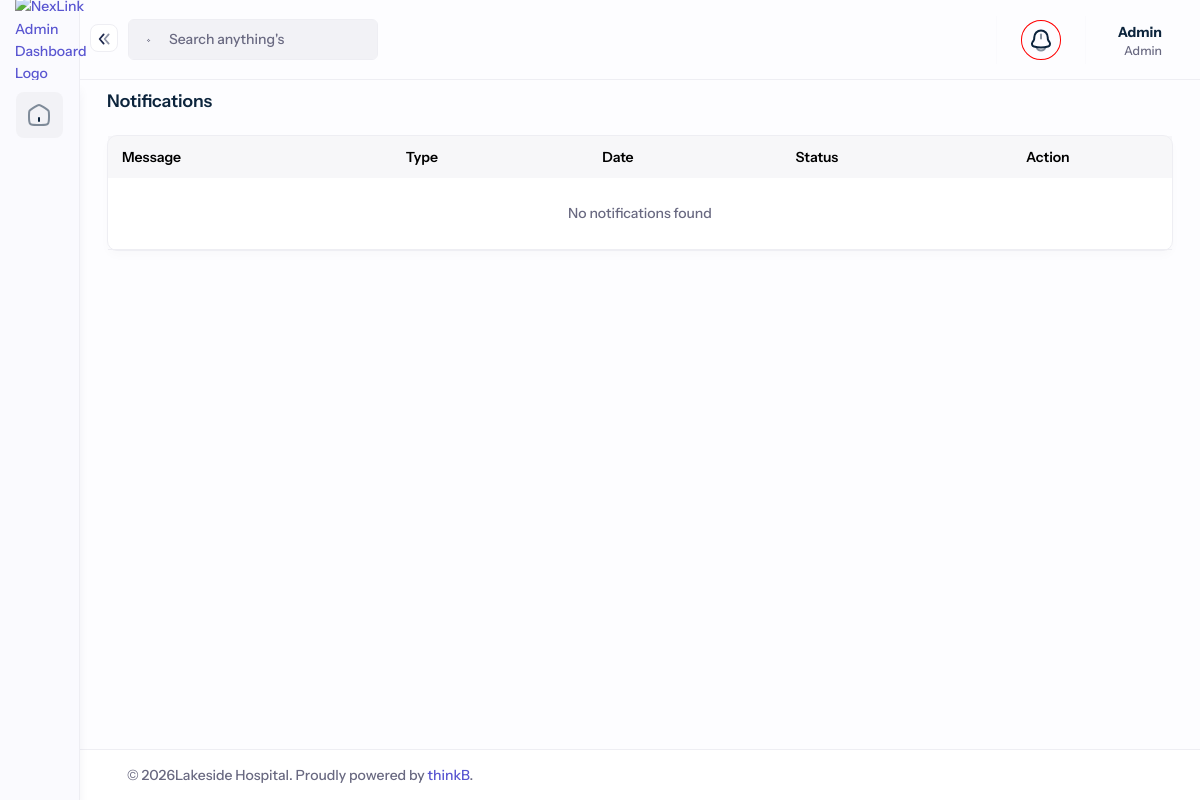
Page /account/notifications/ (signed in) on the earlier database version.
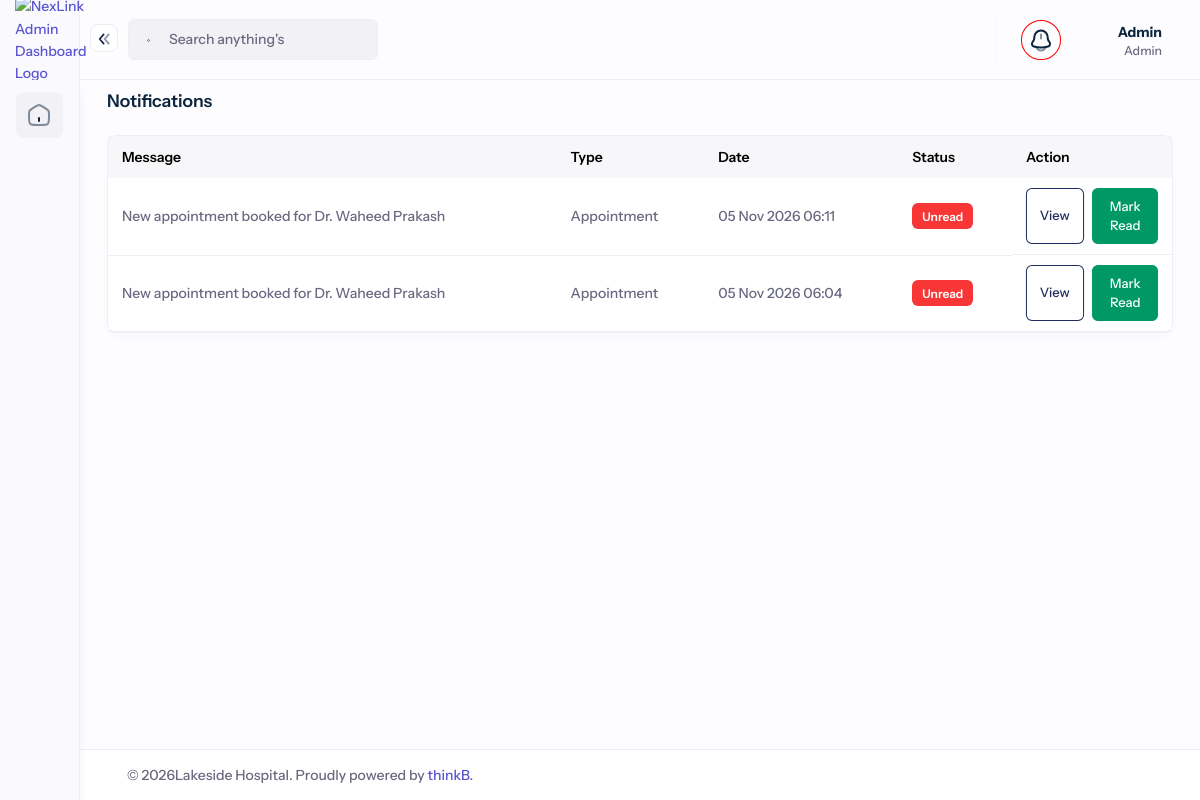
Same page on the later database version.
### core/models.py (models this page shows, shortened)
class Notification(models.Model):
    message = models.TextField()
    created_at = models.DateTimeField(default=timezone.now)
    read_status = models.BooleanField(default=False)
    redirection_url = models.CharField(max_length=200, blank=True, null=True)
    type = models.CharField(max_length=200, default='appointment')
    object_id = models.PositiveIntegerField(default=1)
    is_alarmed = models.BooleanField(default=False)  # New field
    first_read_by = models.ForeignKey(User, related_name='first_read_notifications', null=True, blank=True, on_delete=models.SET_NULL)  # New field

### core/views.py (the view)
# urls.py: path('account/notifications/', notifications_list, name='notifications_list'),
@login_required(login_url='login')
def notifications_list(request):
    notifications = Notification.objects.all().order_by('-created_at')
    return render(request, "backend/notifications.html", {
        "notifications": notifications
    })

### core/context_processors.py (called while the page is built)
def cart_context(request):
    cart_count = 0
    if request.user.is_authenticated:
        try:
            cart = request.user.customer_profile.cart
            cart_count = cart.total_items
        except Exception:
            cart_count = 0
    return {
        'cart_count': cart_count,
    }

### core/models.py (called while the page is built)
    @property
    def total_items(self):
        return sum(item.quantity for item in self.items.all())

### core/templatetags/role_tags.py (called while the page is built)
@register.filter
def has_role(user, roles):
    return getattr(user.summary, 'role', None) in roles.split(',')

### templates/backend/notifications.html (shortened to what this page needs)
{% extends 'backend/base.html' %}
{% block content %}
  <div class="app-page-head d-flex justify-content-between align-items-center">
    <h5 class="mb-0">Notifications</h5>
  </div>
  <div class="row mt-3">
    <div class="col-xxl-12">
      <div class="card">
        <div class="card-body p-0">
          <div class="table-responsive">
            <table class="table table-hover align-middle mb-0">
              <thead class="table-light">
                <tr>
                  <th>Message</th>
                  <th>Type</th>
                  <th>Date</th>
                  <th>Status</th>
                  <th width="160">Action</th>
                </tr>
              </thead>
              <tbody>
                {% for notification in notifications %}
                  <tr class="{% if not notification.read_status %} {% endif %}">
                    <td>{{ notification.message }}</td>
                    <td>{{ notification.type|title }}</td>
                    <td>{{ notification.created_at|date:'d M Y H:i' }}</td>
                    <td>
                      {% if notification.read_status %}
                        <span class="badge bg-success">Read</span>
                      {% else %}
                        <span class="badge bg-danger">Unread</span>
                      {% endif %}
                    </td>
                    <td class="d-flex gap-2">
                      {% if notification.redirection_url %}
                        <a href="{{ notification.redirection_url }}" class="d-flex justify-content-center align-items-center btn btn-sm btn-outline-primary">View</a>
                      {% endif %}
                      {% if not notification.read_status %}
                        <a href="{% url 'mark_notification_read' notification.id %}" class="btn btn-sm btn-success">Mark Read</a>
                      {% endif %}
                    </td>
                  </tr>
                {% empty %}
                  <tr>
                    <td colspan="5" class="text-center py-4">No notifications found</td>
                  </tr>
                {% endfor %}
              </tbody>
            </table>
          </div>
        </div>
      </div>
    </div>
  </div>
{% endblock %}

Differences in the rows shown:
added Notification: message "New appointment booked for Dr. Waheed Prakash", type "Appointment", created_at "05 Nov 2026 06:11", read_status "Unread"
added Notification: message "New appointment booked for Dr. Waheed Prakash", type "Appointment", created_at "05 Nov 2026 06:04", read_status "Unread"
Other differences:
text no longer shown: "No notifications found"
